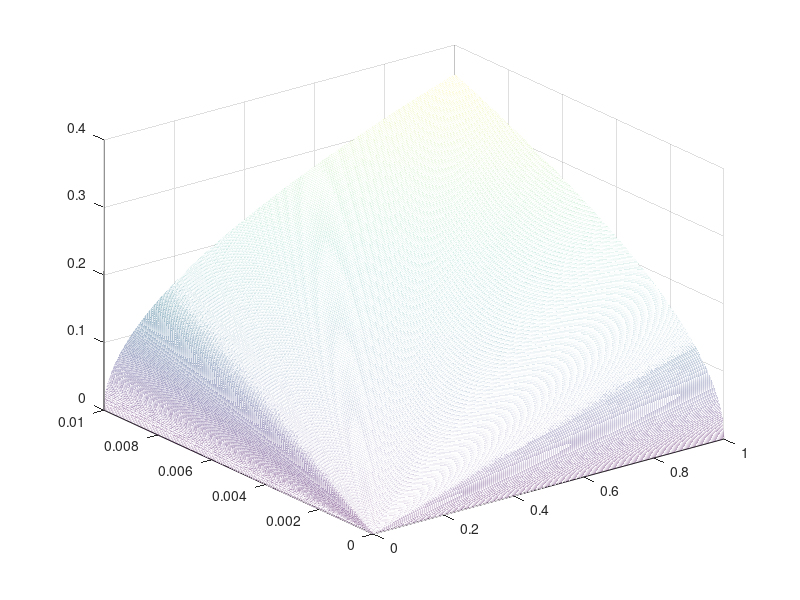
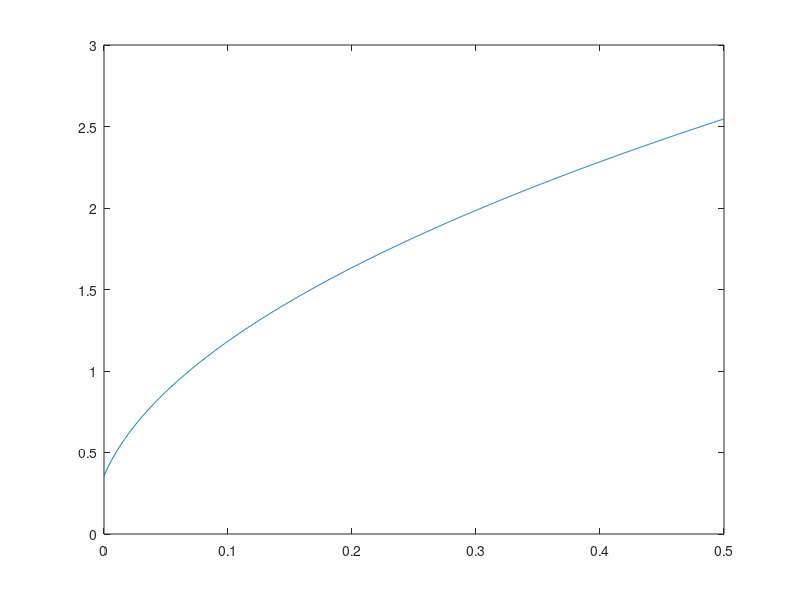

Reproduce these figures in MATLAB, in order.


Nv = 9.6;
Nh = 1.5;
uv = 1.7;
uh = 0.666;
Ro = zeros(1000,1000);
betahv = 0:0.001:1;
betavh = 0:0.00001:0.01;


for i = 1:1000
    for j = 1:1000
        Ro(i,j) = sqrt((Nv*Nh*betahv(j)*betavh(i))/(uv*uh));
    end
end

% betahv_ = 0:stephv:betahv;
% betavh_ = 0:stepvh:betavh;

mesh(betahv(1:end-1),betavh(1:end-1),Ro)

figure

Ro2 = zeros(1000,1);
betavh2 = 0:0.0005:0.5;
betahv = 1;
betavh = 0.01;

for i = 1:1000
        
        Ro2(i) = sqrt((Nv*Nh*betahv*(betavh+betavh2(i)))/(uv*uh));
end

plot(betavh2(1:end-1),Ro2)